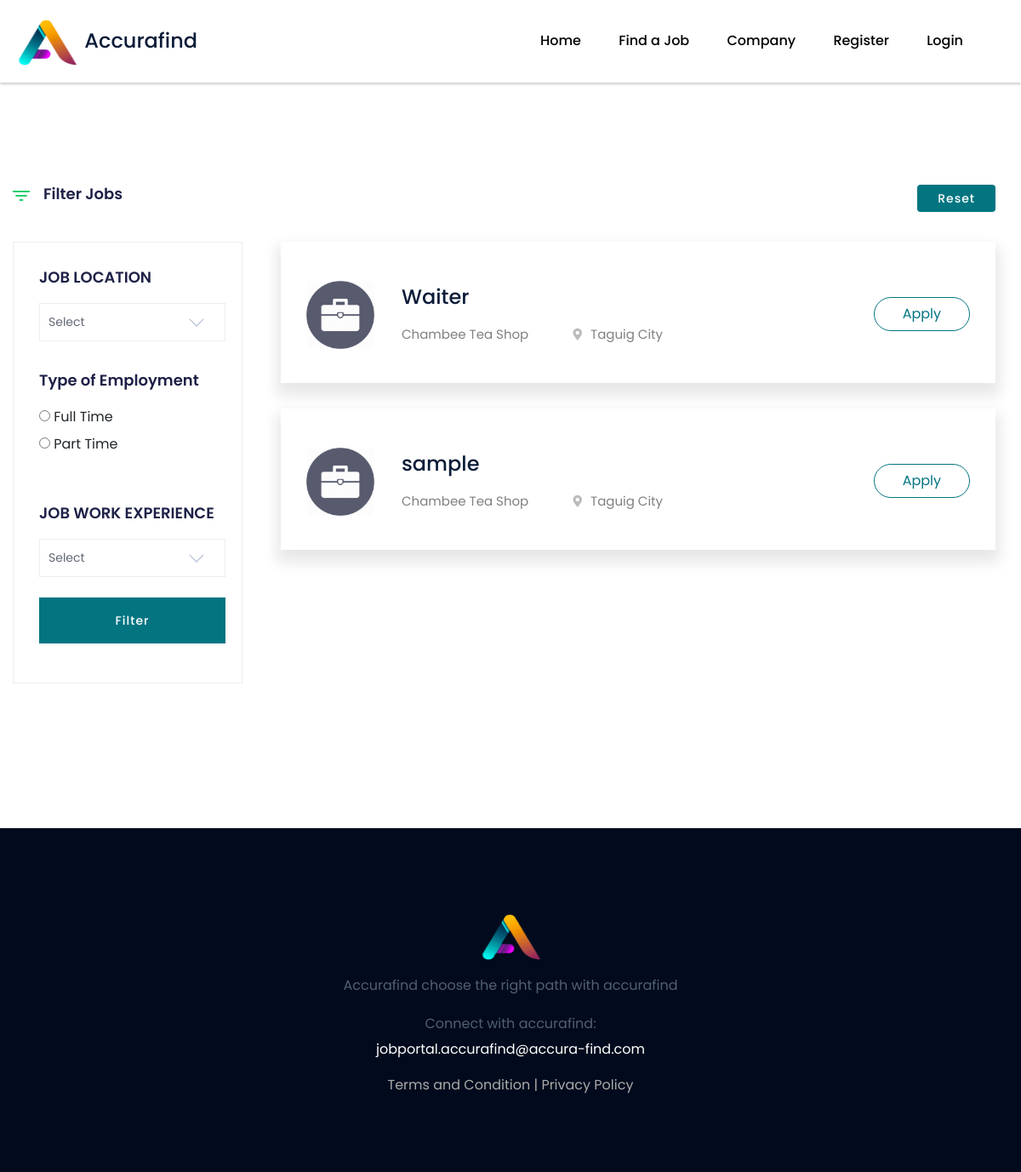
Page /job.php on the committed database.
### tables this page shows
CREATE TABLE `tbljob` (
  `JOBID` int(11) NOT NULL,
  `COMPANYID` int(11) NOT NULL,
  `OCCUPATION_TITLE` varchar(250) NOT NULL,
  `JOB_FIELD` varchar(300) NOT NULL,
  `LOCATION` varchar(250) NOT NULL,
  `STATUS` varchar(90) NOT NULL,
  `SALARY_FROM` double NOT NULL,
  `SALARY_TO` double NOT NULL,
  `WORK_EXPERIENCE` varchar(250) NOT NULL,
  `AGE_FROM` int(11) NOT NULL,
  `AGE_TO` int(11) NOT NULL,
  `SKILLS_LIST` varchar(512) NOT NULL,
  `DESCRIPTION` varchar(1048) NOT NULL,
  `PREFERED_SEX` varchar(30) NOT NULL,
  `EDUCATIONAL` varchar(90) NOT NULL,
  `REMARKS` varchar(90) NOT NULL,
  `DATEPOSTED` date NOT NULL
);

CREATE TABLE `tblcompany` (
  `COMPANYID` int(50) NOT NULL,
  `COMPANY_NAME` varchar(100) NOT NULL,
  `EMAIL` varchar(100) NOT NULL,
  `COMPANY_IMAGE` varchar(2048) NOT NULL,
  `LINK_NAME` varchar(250) NOT NULL,
  `LINK` varchar(1000) NOT NULL,
  `CATEGORYID` int(50) NOT NULL
);

### job.php (the view, shortened to what this page needs)
<?php
include_once "partial/header.php";
?>
<main>
    <div class="job-listing-area pt-120 pb-120">
        <div class="container">
            <div class="row">
                <div class="col-xl-3 col-lg-3 col-md-4">
                    <div class="row">
                        <div class="col-12">
                            <div class="small-section-tittle2 mb-45">
                                <div class="ion">
                                </div>
                                <h4>Filter Jobs</h4>
                            </div>
                        </div>
                    </div>
                    <form action="job.php" method="get">
                        <div class="job-category-listing mb-50">
                            <div class="single-listing">
                                <div class="small-section-tittle2">
                                    <h4>JOB LOCATION</h4>
                                </div>
                                <div class="select-Categories pt-80 pb-50">
                                    <div class="small-section-tittle2">
                                        <h4>Type of Employment</h4>
                                    </div>
                                    <input type="radio" name="job_type" value="Full Time" id="fulltime">
                                    <label for="fulltime">Full Time</label><br>
                                    <input type="radio" name="job_type" value="Part Time" id="parttime">
                                    <label for="parttime">Part Time</label><br>
                                </div>
                                <div class="small-section-tittle2">
                                    <h4>JOB WORK EXPERIENCE</h4>
                                </div>
                            </div>
                            <div class="single-listing">
                                <div class="form-group">
                                    <button class="btn btn-block mt-4" name="filter" type="submit">Filter</button>
                                </div>
                            </div>
                        </div>
                    </form>
                </div>
                <div class="col-xl-9 col-lg-9 col-md-8">
                    <section class="featured-job-area">
                        <div class="container">
                            <div class="row">
                                <div class="col-lg-12">
                                    <div class="count-job mb-35">
                                        <span></span>
                                        <form action="">
                                            <div class="select-job-items">
                                                <button class="btn btn-primary py-3 px-4 rounded" name="reset" type="submit">Reset</button>
                                            </div>
                                        </form>
                                    </div>
                                </div>
                            </div>
                            <?php
                            if (!empty($_POST['jobtitle']) and !empty($_POST['category'])) {
                                $jobtitle = $_POST['jobtitle'];
                                $category = $_POST['category'];
                                $query = mysqli_query($conn, "SELECT tblcompany.*, tbljob.*, CONCAT('₱', FORMAT(salary_from, 'c'),' - ₱', FORMAT(salary_to, 'c')) AS salaries, CONCAT(age_from,' - ', age_to, ' years old') AS age_range, CONCAT(work_experience, ' years of experience') AS work_exp FROM tbljob, tblcompany WHERE tbljob.COMPANYID=tblcompany.COMPANYID AND tbljob.REMARKS = 'On going' AND tbljob.OCCUPATION_TITLE = '$jobtitle'");
                            } else {
                                $query = mysqli_query($conn, "SELECT tblcompany.*, tbljob.*, CONCAT('₱', FORMAT(salary_from, 'c'),' - ₱', FORMAT(salary_to, 'c')) AS salaries, CONCAT(age_from,' - ', age_to, ' years old') AS age_range, CONCAT(work_experience, ' years of experience') AS work_exp FROM tbljob, tblcompany WHERE tbljob.COMPANYID=tblcompany.COMPANYID AND tbljob.REMARKS = 'On going'");
                            }
                            while ($row = mysqli_fetch_array($query)) {
                            ?>
                                <div class="single-job-items mb-30" style="max-width: 1000px;" data-aos="fade-up">
                                    <div class="job-items">
                                        <div class="company-img">
                                            <img src="images/icon-job.jpg" width="80px" height="80px" alt="" style="margin-top: 10px;" />
                                        </div>
                                        <div class="job-tittle">
                                            <p href="job_details.html">
                                            <h4><?php echo $row['OCCUPATION_TITLE']; ?></h4>
                                            </p>
                                            <ul>
                                                <li><?php echo $row['COMPANY_NAME']; ?></li>
                                                <li>
                                                    <i class="fas fa-map-marker-alt"></i><?php echo $row['LOCATION']; ?>
                                                </li>
                                            </ul>
                                        </div>
                                    </div>
                                    <div class="items-link f-right">
                                        <a href="job_details.php?details=<?php echo $row['JOBID']; ?>">Apply</a>
                                    </div>
                                </div>
                            <?php } ?>
                        </div>
                    </section>
                </div>
            </div>
        </div>
    </div>
</main>
<?php include_once "partial/footer.php"; ?>

### rows in the picture
tbljob: OCCUPATION_TITLE "Waiter", COMPANYID.COMPANY_NAME "Chambee Tea Shop", LOCATION "Taguig City"
tbljob: OCCUPATION_TITLE "sample", COMPANYID.COMPANY_NAME "Chambee Tea Shop", LOCATION "Taguig City"
